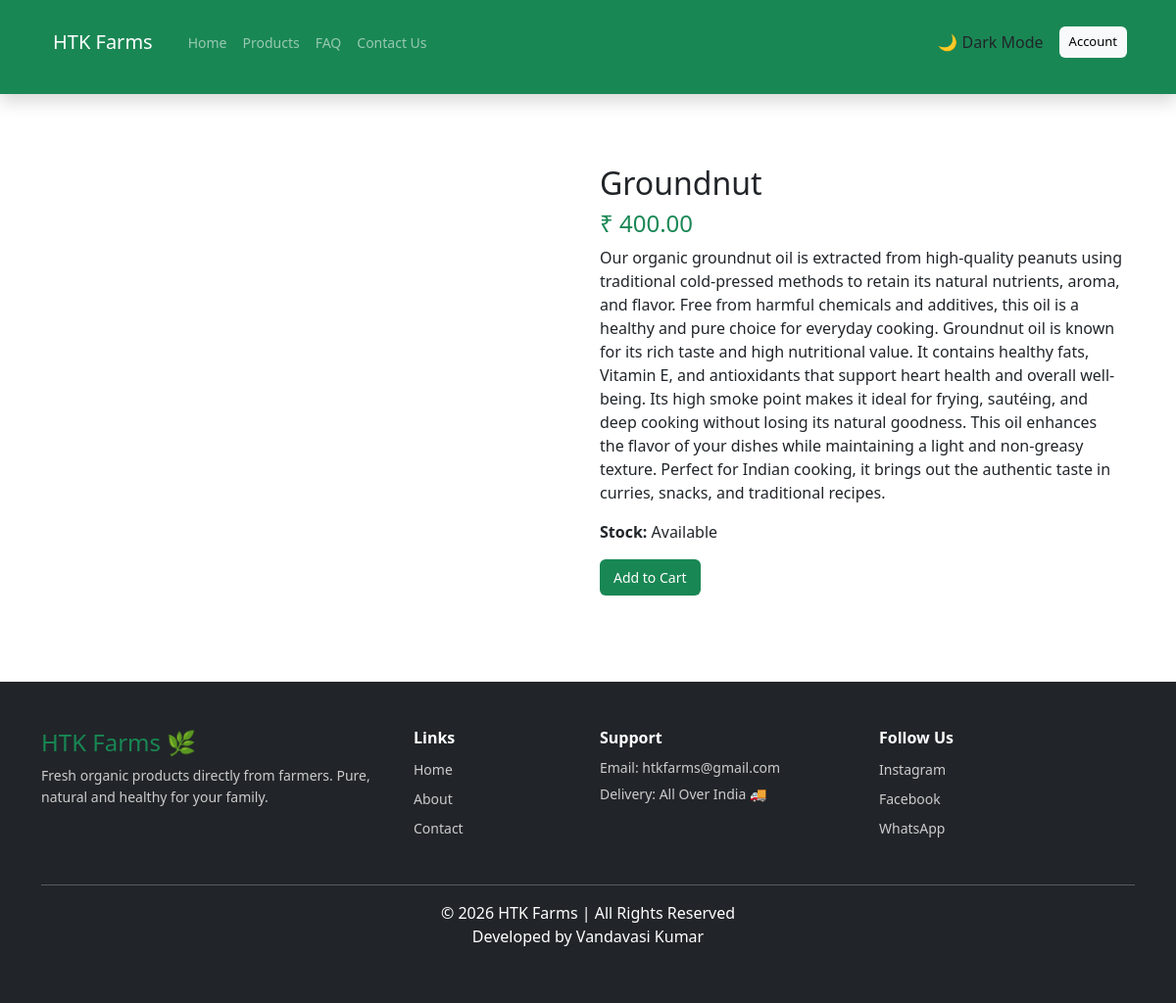
The app's page /product/11/ with its own data.
### htkapp/models.py (models this page shows, shortened)
class Product(models.Model):
    name = models.CharField(max_length=200)
    category = models.ForeignKey(Category, on_delete=models.CASCADE)
    price = models.DecimalField(max_digits=10, decimal_places=2)
    card_image = CloudinaryField('image')
    detail_image = CloudinaryField('image')
    description = models.TextField()
    stock = models.IntegerField()
    is_featured = models.BooleanField(default=False)

### htkapp/views.py (the view)
# urls.py: path("product/<int:id>/", views.product_detail, name="product_detail"),
def product_detail(request, id):
    product = get_object_or_404(Product, id=id)
    return render(request, "product_detail.html", {"product": product})

### htkapp/context_processors.py (called while the page is built)
def categories_processor(request):
    return {
        "categories": Category.objects.all()
    }

### htkapp/views.py (called while the page is built)
def get_cart_count(request):
    if request.user.is_authenticated:
        count = sum(item.quantity for item in CartItem.objects.filter(user=request.user))
    else:
        count = 0
    return {
        "cart_count": count
    }

### templates/product_detail.html (shortened to what this page needs)
{% extends "base.html" %}
{% block content %}
<div class="container mt-5">
    <div class="row">
        <div class="col-md-6">
        </div>
        <div class="col-md-6">
            <h2>{{ product.name }}</h2>
            <h4 class="text-success">₹ {{ product.price }}</h4>
            <p>{{ product.description }}</p>
            <p>
                <b>Stock:</b>
                {% if product.stock > 0 %}
                Available
                {% else %}
                Out of Stock
                {% endif %}
            </p>
{% if not user.is_superuser %}
            <button onclick="addToCart('{{ product.id }}')" class="btn btn-success">
                Add to Cart
            </button>
            {% endif %}
        </div>
    </div>
</div>
{% endblock %}

### static/css/style.css (style rules this page uses)
body { padding-top: 50px; }
.btn { padding: 8px 14px; border: none; border-radius: 6px; cursor: pointer; margin-right: 8px; font-size: 14px; }
body { transition: background-color 0.3s ease, color 0.3s ease; }
section, .container { margin-bottom: 40px; }
.btn { transition: 0.3s; white-space: nowrap; }
.container { max-width: 1140px; }

### records on screen
Product: name "Groundnut", price "400.00", description "Our organic groundnut oil is extracted from high-quality peanuts using traditional cold-pressed methods to retain its natural nutrients, aroma, and flavor. Free from harmful chemicals and additives, this oil is a healthy and pure choice for everyday cooking. Groundnut oil is known for its rich taste and high nutritional value. It contains healthy fats, Vitamin E, and antioxidants that support heart health and overall well-being. Its high smoke point makes it ideal for frying, sautéing, and deep cooking without losing its natural goodness. This oil enhances the flavor of your dishes while maintaining a light and non-greasy texture. Perfect for Indian cooking, it brings out the authentic…"
